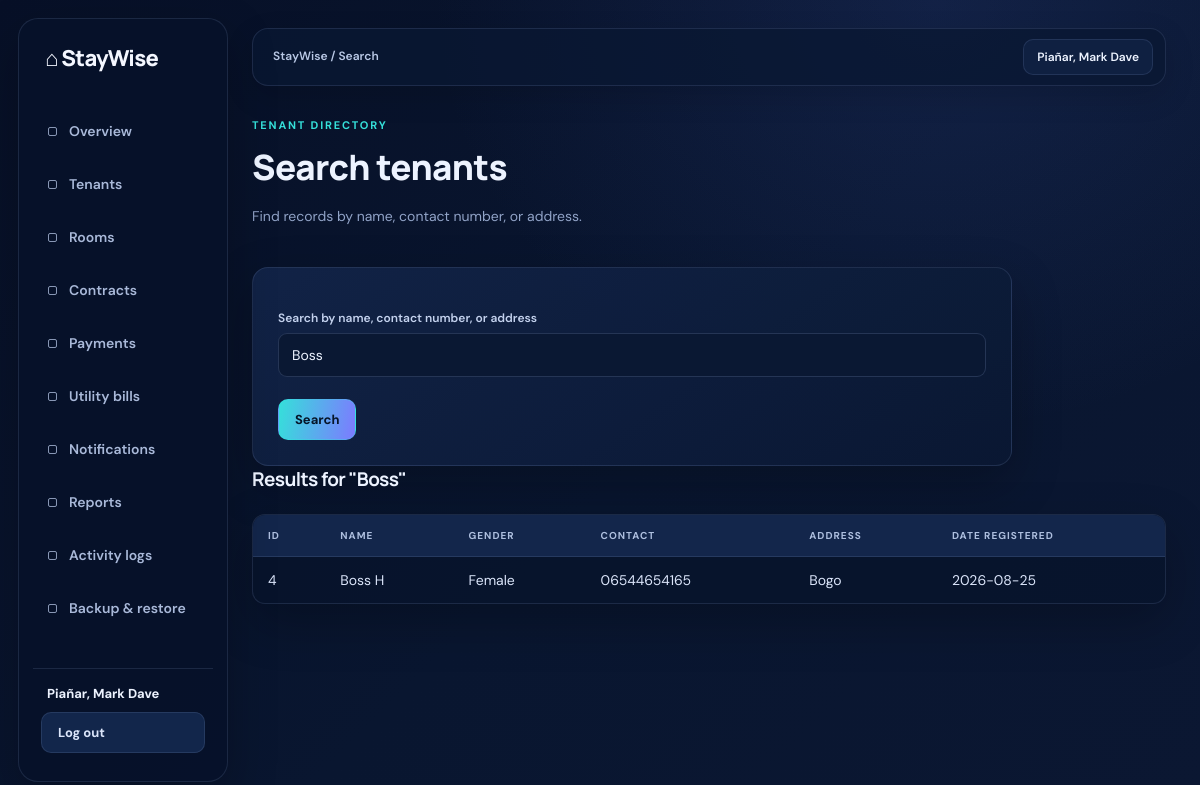
Screenshot of /search.php?keyword=Boss (signed in) with the database file from the repository.
### tables this page shows
CREATE TABLE `app_users` (
  `user_id` int(10) UNSIGNED NOT NULL,
  `full_name` varchar(150) NOT NULL,
  `email` varchar(190) NOT NULL,
  `password_hash` varchar(255) NOT NULL,
  `created_at` timestamp NOT NULL DEFAULT current_timestamp(),
  `role` enum('owner','tenant') NOT NULL DEFAULT 'owner',
  `status` enum('active','pending','disabled') NOT NULL DEFAULT 'active',
  `username` varchar(50) DEFAULT NULL
);

CREATE TABLE `tenants` (
  `tenant_id` int(11) NOT NULL,
  `user_id` int(11) DEFAULT NULL,
  `first_name` varchar(50) NOT NULL,
  `last_name` varchar(50) NOT NULL,
  `gender` enum('Male','Female','Other') NOT NULL,
  `contact_number` varchar(20) NOT NULL,
  `address` varchar(150) NOT NULL,
  `date_registered` date NOT NULL DEFAULT curdate(),
  `owner_id` int(10) UNSIGNED DEFAULT NULL
);

### backend/auth_init.php (called while the page is built, shortened)
<?php
function require_staywise_login(): void
{
    $userId = (int) ($_SESSION['staywise_user']['id'] ?? 0);
    $stmt = $GLOBALS['pdo']->prepare(
        'SELECT user_id, full_name, email, role, status FROM app_users WHERE user_id = :user_id LIMIT 1'
    );
    $stmt->execute([':user_id' => $userId]);
}
function require_staywise_owner(): void
{
    require_staywise_login();
}

### classes/Tenant.php (called while the page is built, shortened)
<?php
class Tenant
{
    private PDO $conn;
    private string $table = 'tenants';
    public function __construct(PDO $pdo)
    {
        $this->conn = $pdo;
    }
    public function searchTenants(string $keyword, int $ownerId): array
    {
        $stmt = $this->conn->prepare(
            "SELECT t.*, u.email AS account_email
             FROM {$this->table} t
             LEFT JOIN app_users u ON u.user_id = t.user_id
             WHERE t.owner_id = :owner_id
               AND (t.first_name LIKE :kw OR t.last_name LIKE :kw
                    OR CONCAT(t.first_name, ' ', t.last_name) LIKE :kw
                    OR t.contact_number LIKE :kw OR t.address LIKE :kw)
             ORDER BY t.tenant_id DESC"
        );
        $stmt->execute([':owner_id' => $ownerId, ':kw' => "%$keyword%"]);
        return $stmt->fetchAll();
    }
}

### search.php (the view, shortened to what this page needs)
<?php
require_once __DIR__ . '/backend/auth_init.php';
require_staywise_owner();
$activePage = 'search';
require_once __DIR__ . '/classes/Tenant.php';
$tenant = new Tenant($pdo);
$results = [];
$keyword = "";
if ($_SERVER['REQUEST_METHOD'] === 'GET' && isset($_GET['keyword'])) {
    $keyword = trim($_GET['keyword']);
    if ($keyword !== "") {
        $results = $tenant->searchTenants($keyword, (int) $_SESSION['staywise_user']['owner_id']);
    }
}
?>
<!DOCTYPE html>
<html lang="en">
<head><meta charset="UTF-8"><meta name="viewport" content="width=device-width, initial-scale=1">
    <link rel="stylesheet" href="assets/css/style.css?v=20261015">
</head>
<body>
    <?php require __DIR__ . '/Include/sidebar.php'; ?>
    <main class="home-content">
    <header class="topbar"><p class="topbar-label">StayWise <span aria-hidden="true">/</span> Search</p><span class="topbar-user"><?= htmlspecialchars($_SESSION['staywise_user']['name'], ENT_QUOTES, 'UTF-8') ?></span></header>
    <div class="page-head"><div><p class="eyebrow">Tenant directory</p><h1>Search tenants</h1><p>Find records by name, contact number, or address.</p></div></div>
    <form method="GET" action="search.php">
        <label for="keyword">Search by name, contact number, or address</label>
        <input id="keyword" type="text" name="keyword" value="<?= htmlspecialchars($keyword, ENT_QUOTES, 'UTF-8') ?>" placeholder="e.g. Juan or 0917...">
        <button type="submit">Search</button>
    </form>
    <?php if ($keyword !== ""): ?>
        <h2>Results for "<?= htmlspecialchars($keyword, ENT_QUOTES, 'UTF-8') ?>"</h2>
        <table>
            <tr>
                <th>ID</th>
                <th>Name</th>
                <th>Gender</th>
                <th>Contact</th>
                <th>Address</th>
                <th>Date Registered</th>
            </tr>
            <?php foreach ($results as $row): ?>
                <tr>
                    <td><?= (int) $row['tenant_id'] ?></td>
                    <td><?= htmlspecialchars($row['first_name'] . ' ' . $row['last_name'], ENT_QUOTES, 'UTF-8') ?></td>
                    <td><?= htmlspecialchars($row['gender'], ENT_QUOTES, 'UTF-8') ?></td>
                    <td><?= htmlspecialchars($row['contact_number'], ENT_QUOTES, 'UTF-8') ?></td>
                    <td><?= htmlspecialchars($row['address'], ENT_QUOTES, 'UTF-8') ?></td>
                    <td><?= htmlspecialchars($row['date_registered'], ENT_QUOTES, 'UTF-8') ?></td>
                </tr>
            <?php endforeach; ?>
        </table>
    <?php endif; ?>
    </main>
</body>
</html>

### Include/sidebar.php (shortened to what this page needs)
<?php
$activePage = $activePage ?? '';
$currentUser = $_SESSION['staywise_user'] ?? [];
?>
<nav aria-label="Main navigation">
    <a href="index.php" class="<?= $activePage === 'overview' ? 'active' : '' ?>" <?= $activePage === 'overview' ? 'aria-current="page"' : '' ?>>Overview</a>
    <?php if (($currentUser['role'] ?? '') === 'owner'): ?>
        <a href="view_tenants.php" class="<?= $activePage === 'tenants' ? 'active' : '' ?>" <?= $activePage === 'tenants' ? 'aria-current="page"' : '' ?>>Tenants</a>
        <a href="rooms.php" class="<?= $activePage === 'rooms' ? 'active' : '' ?>" <?= $activePage === 'rooms' ? 'aria-current="page"' : '' ?>>Rooms</a>
        <a href="contracts.php" class="<?= $activePage === 'contracts' ? 'active' : '' ?>" <?= $activePage === 'contracts' ? 'aria-current="page"' : '' ?>>Contracts</a>
        <a href="payments.php" class="<?= $activePage === 'payments' ? 'active' : '' ?>" <?= $activePage === 'payments' ? 'aria-current="page"' : '' ?>>Payments</a>
        <a href="utility_bills.php" class="<?= $activePage === 'utilities' ? 'active' : '' ?>" <?= $activePage === 'utilities' ? 'aria-current="page"' : '' ?>>Utility bills</a>
        <a href="notifications.php" class="<?= $activePage === 'notifications' ? 'active' : '' ?>" <?= $activePage === 'notifications' ? 'aria-current="page"' : '' ?>>Notifications</a>
        <a href="reports.php" class="<?= $activePage === 'reports' ? 'active' : '' ?>" <?= $activePage === 'reports' ? 'aria-current="page"' : '' ?>>Reports</a>
        <a href="activity_logs.php" class="<?= $activePage === 'activity' ? 'active' : '' ?>" <?= $activePage === 'activity' ? 'aria-current="page"' : '' ?>>Activity logs</a>
        <a href="backup.php" class="<?= $activePage === 'backup' ? 'active' : '' ?>" <?= $activePage === 'backup' ? 'aria-current="page"' : '' ?>>Backup &amp; restore</a>
    <?php else: ?>
        <a href="notifications.php" class="<?= $activePage === 'notifications' ? 'active' : '' ?>" <?= $activePage === 'notifications' ? 'aria-current="page"' : '' ?>>Notifications</a>
    <?php endif; ?>
    <div class="sidebar-account">
        <span class="sidebar-user"><?= htmlspecialchars($currentUser['name'] ?? 'User', ENT_QUOTES, 'UTF-8') ?></span>
        <form class="sidebar-form" method="POST" action="logout.php" onsubmit="return confirm('Are you sure you want to log out?');">
            <button class="sidebar-logout" type="submit">Log out</button>
        </form>
    </div>
</nav>

### rows the page displays
app_users: full_name "Piañar, Mark Dave"
tenants: tenant_id "4", first_name+last_name "Boss H", gender "Female", contact_number "06544654165", address "Bogo", date_registered "2026-08-25"

### other values shown
$_SESSION['staywise_user']['name'] "Piañar, Mark Dave"
$keyword "Boss"
